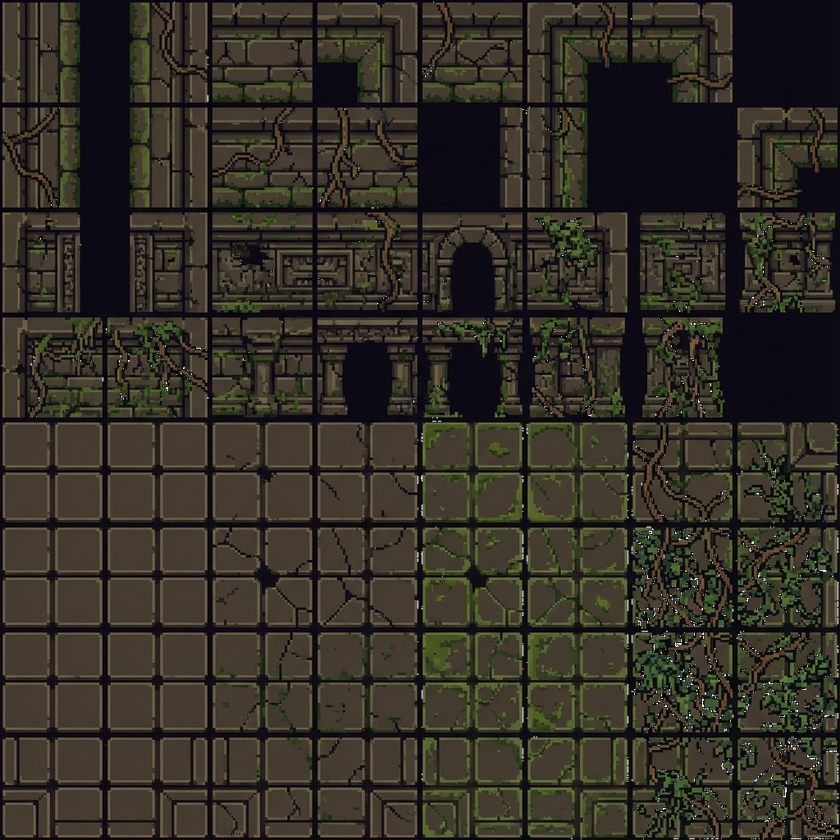
#> input picture mayan_tileset.png, 840 x 840 px, shrunk from 1024 x 1024 before the run
$ python process_transparency.py
#> lines starting #> are read from the running program, lines starting #| are printed output that depends on the picture
from PIL import Image

def process():
    try:
        print("Opening image...")
        img = Image.open("mayan_tileset.png").convert("RGBA")
#> img is the input picture: PIL image 840x840 RGBA; mean R, G, B, A 51, 46.8, 37.8, 254.2
        datas = img.getdata()

        newData = []
        for item in datas:
            # Check for black (0,0,0)
            if item[0] <= 5 and item[1] <= 5 and item[2] <= 5:
                newData.append((0, 0, 0, 0)) # Transparent
            else:
                newData.append(item)
#> this loop made 705600 passes
#> item on passes 1 to 3: (5, 4, 21, 255), (7, 5, 21, 255), (9, 4, 20, 255)
#> after the loop, newData = 705600 items

        img.putdata(newData)
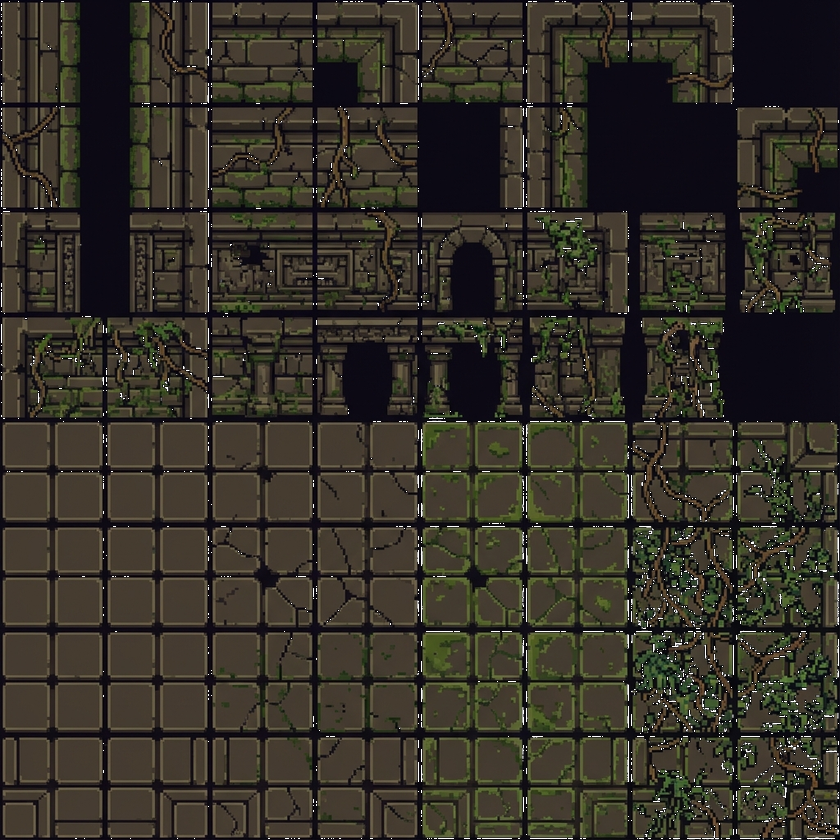
#> img: PIL image 840x840 RGBA; mean R, G, B, A 51, 46.8, 37.8, 252.4; transparent parts drawn white
        img.save("mayan_tileset.png", "PNG")
        print("Successfully processed transparency!")
    except Exception as e:
        print(f"Error: {e}")

if __name__ == "__main__":
    process()

$ run again, with mayan_altar_black_bg.png copied over mayan_tileset.png
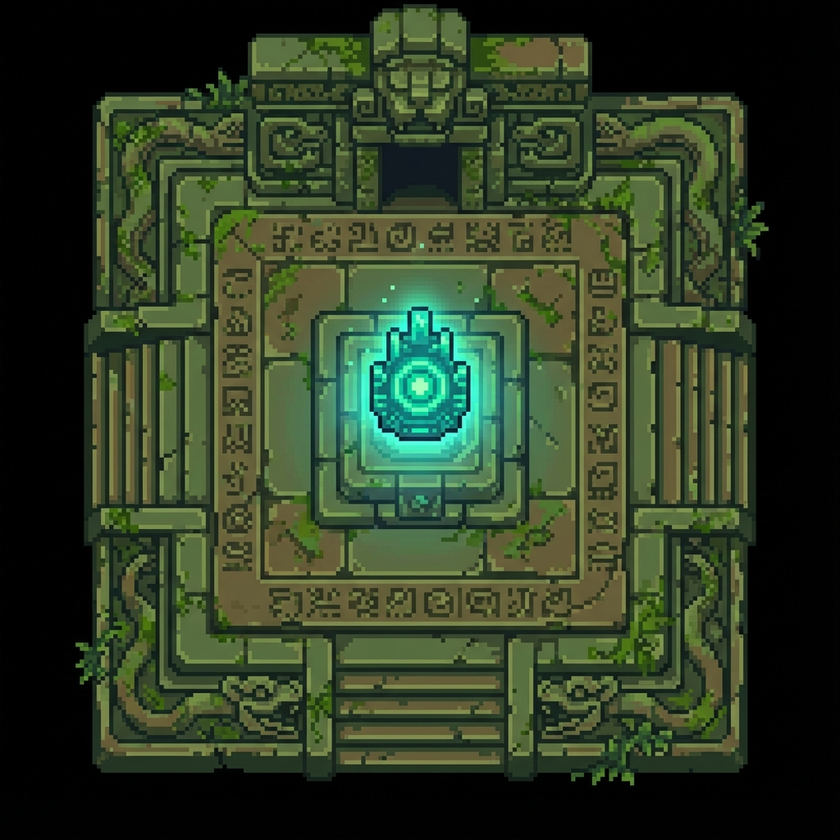
#> input picture mayan_altar_black_bg.png, 840 x 840 px, shrunk from 1024 x 1024 before the run
#> the loop in process, `for item in datas:` made 705600 passes
#> item on passes 1 to 3: (0, 0, 0, 255), (2, 2, 2, 255), (1, 1, 1, 255)
#> after the loop in process, `for item in datas:`: newData = 705600 items
#> in process, `img.putdata(newData)`:
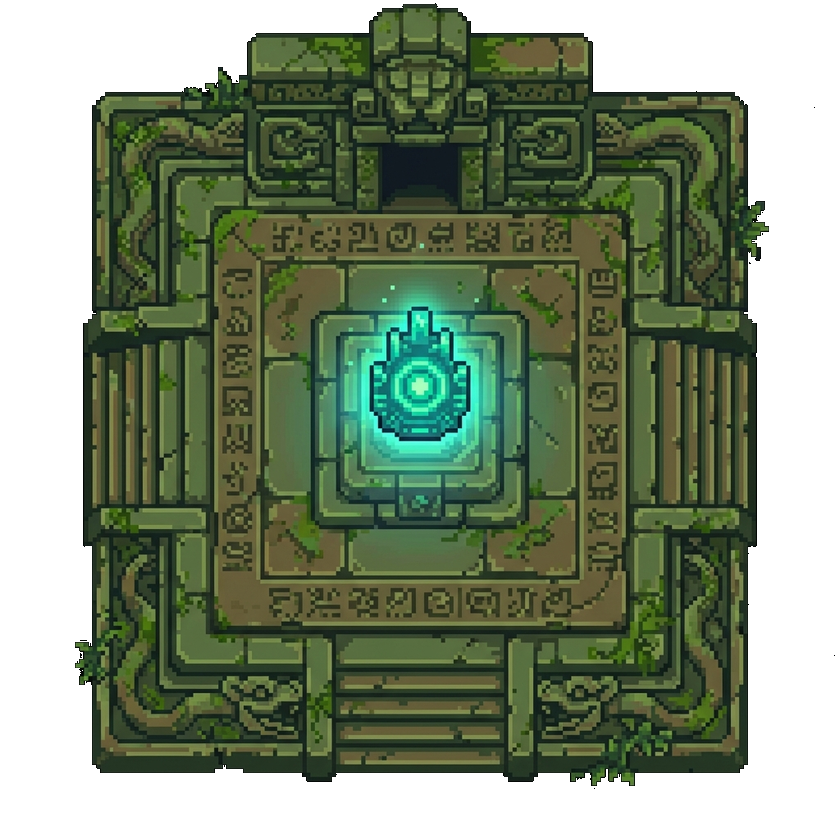
#> img: PIL image 840x840 RGBA; mean R, G, B, A 46.1, 59.6, 36.6, 172.1; transparent parts drawn white
